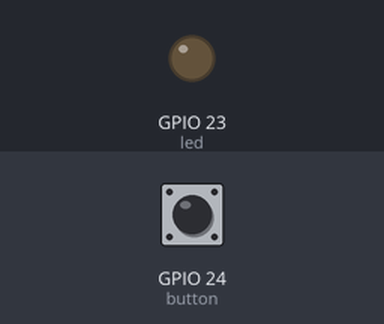
Recording of a program running on a simulated Raspberry Pi (BCM pin numbers). Parts: output pins drawn as LEDs (lit = HIGH). The inputs (shaded band) are chosen by the test bench; at power-on: GPIO 24 (button) LOW.

Above: at 1.2 s.
1.3 s: GPIO 24 (button) pulled HIGH for 0.15 s
At 1.37 s:
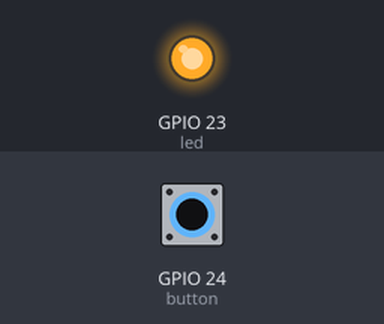
2.9 s: GPIO 24 (button) pulled HIGH for 3.2 s
At 7.4 s:
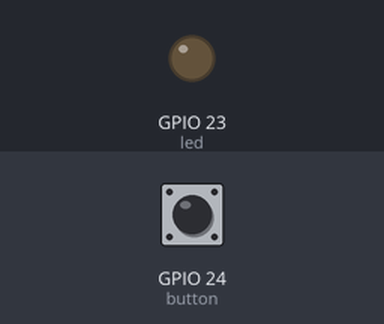
Timing chart, 0 to 8.9 s (numbered marks = the images above; inputs shaded):
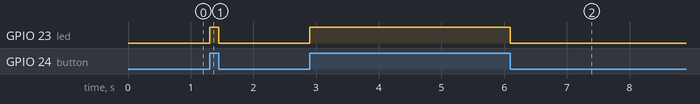

The program:

test-03.py
```python
from gpiozero import LED, Button
from time import sleep
from signal import pause

led = LED(23)
"""
while True:
    led.on()
    sleep(0.35)
    led.off()
    sleep(0.15)
"""
def say_hello():
    print("Hello!")

button = Button(24, pull_up=False)

button.when_pressed = led.on
button.when_released = led.off

pause()
```

Measured:
- after the input at 1.3 s, GPIO 23 (led): LOW → HIGH at once, → LOW 0.15 s later
- after the input at 2.9 s, GPIO 23 (led): LOW → HIGH at once, → LOW 3.2 s later
